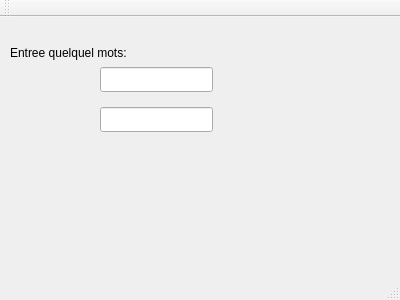
<?xml version="1.0" encoding="UTF-8"?>
<ui version="4.0">
 <class>MainWindow</class>
 <widget class="QMainWindow" name="MainWindow">
  <property name="geometry">
   <rect>
    <x>0</x>
    <y>0</y>
    <width>400</width>
    <height>300</height>
   </rect>
  </property>
  <property name="windowTitle">
   <string>MainWindow</string>
  </property>
  <widget class="QWidget" name="centralWidget">
   <widget class="QLabel" name="label">
    <property name="geometry">
     <rect>
      <x>10</x>
      <y>20</y>
      <width>151</width>
      <height>31</height>
     </rect>
    </property>
    <property name="text">
     <string>Entree quelquel mots: </string>
    </property>
    <property name="wordWrap">
     <bool>true</bool>
    </property>
   </widget>
   <widget class="QLineEdit" name="lineEdit">
    <property name="geometry">
     <rect>
      <x>100</x>
      <y>50</y>
      <width>113</width>
      <height>25</height>
     </rect>
    </property>
   </widget>
   <widget class="QLineEdit" name="lineEdit_2">
    <property name="geometry">
     <rect>
      <x>100</x>
      <y>90</y>
      <width>113</width>
      <height>25</height>
     </rect>
    </property>
   </widget>
  </widget>
  <widget class="QMenuBar" name="menuBar">
   <property name="geometry">
    <rect>
     <x>0</x>
     <y>0</y>
     <width>400</width>
     <height>22</height>
    </rect>
   </property>
  </widget>
  <widget class="QToolBar" name="mainToolBar">
   <attribute name="toolBarArea">
    <enum>TopToolBarArea</enum>
   </attribute>
   <attribute name="toolBarBreak">
    <bool>false</bool>
   </attribute>
  </widget>
  <widget class="QStatusBar" name="statusBar"/>
 </widget>
 <layoutdefault spacing="6" margin="11"/>
 <resources/>
 <connections/>
</ui>
